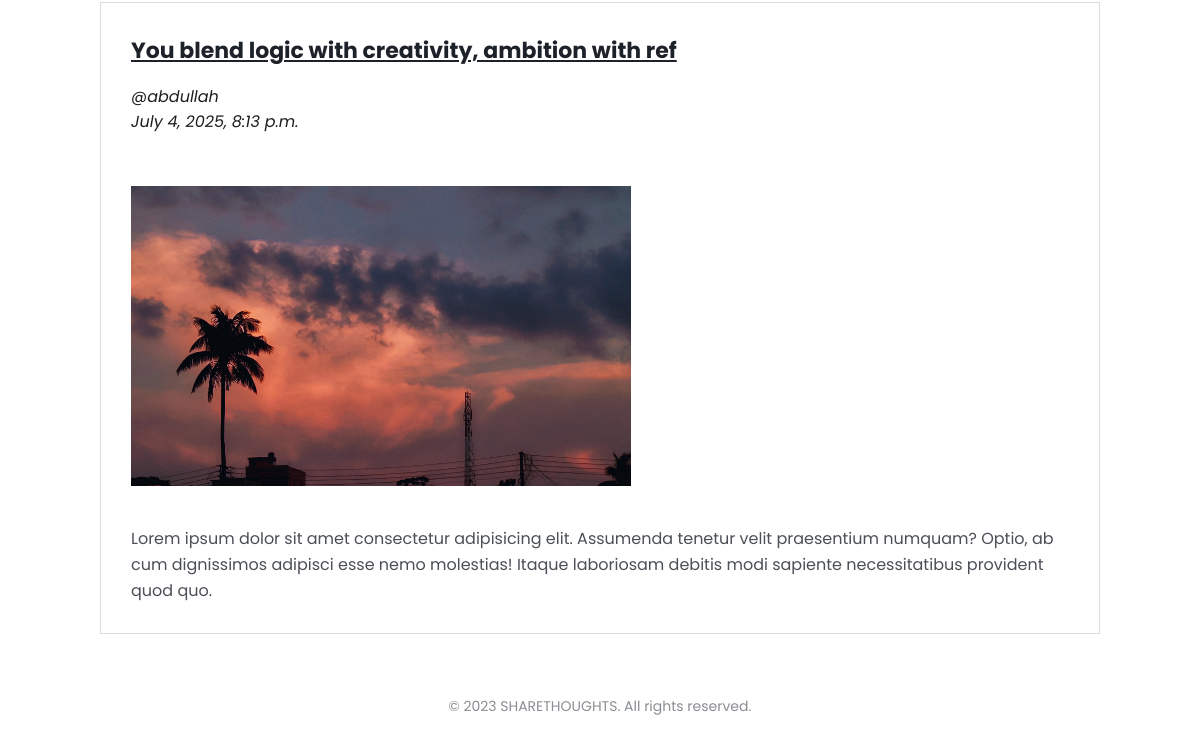
/ (lower part), run on an earlier commit of the app's database.
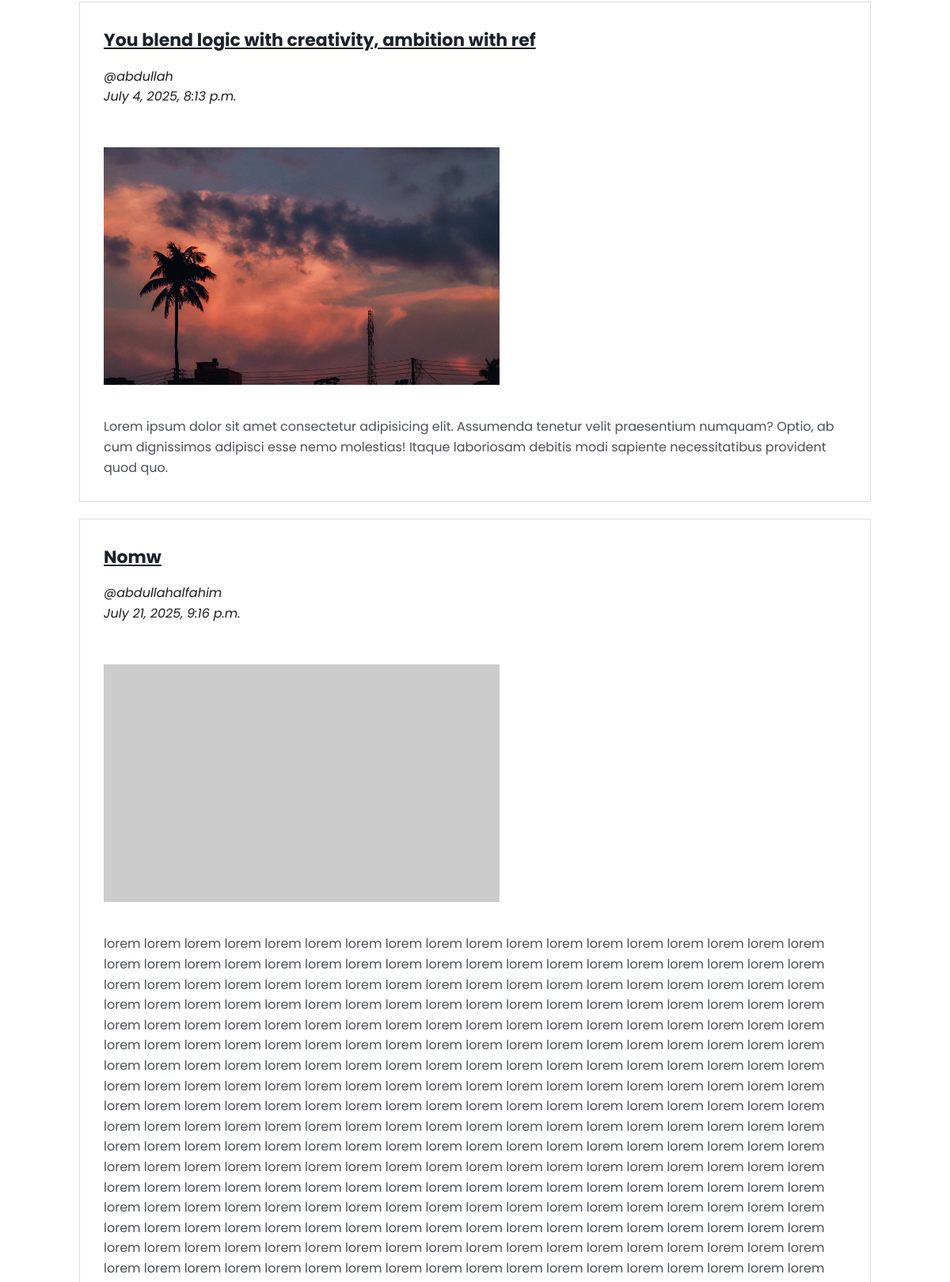
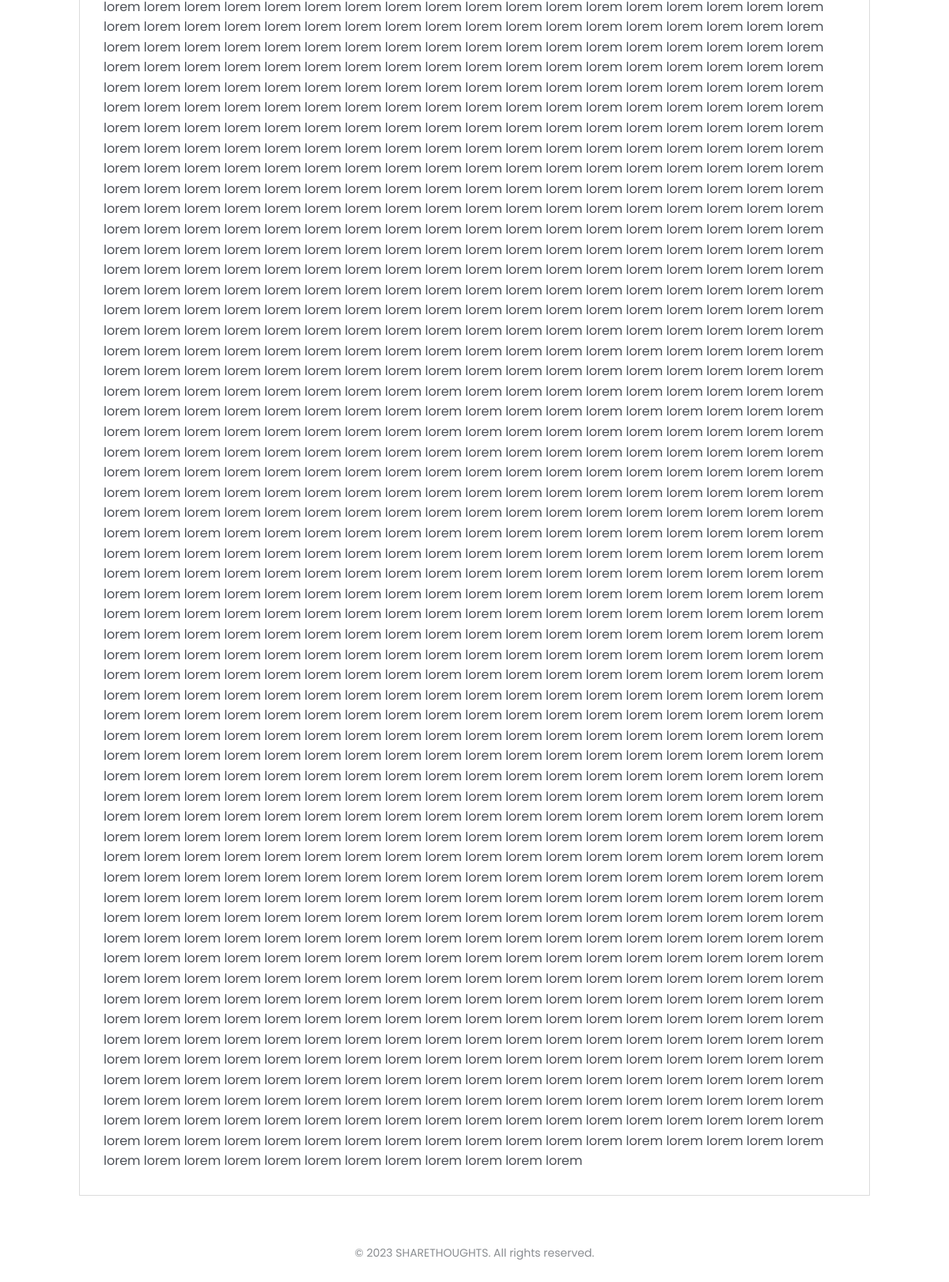
And on a later commit of the database (2 pictures, top to bottom).
### config/models.py (models this page shows, shortened)
class Blog(models.Model):
    owner = models.ForeignKey(User, on_delete=models.CASCADE, related_name='blog')
    heading = models.CharField(max_length=50)
    keywords = models.CharField(max_length=50)
    image = models.ImageField( blank=True, null=True)
    description = models.TextField()
    created_at = models.DateTimeField(auto_now_add=True)

### config/views.py (the view)
# urls.py: path('', HomeView.as_view(), name='home'),
class HomeView(ListView):
    model = Blog
    context_object_name = 'blogs'

### config/templates/config/blog_list.html (shortened to what this page needs)
{% load static %}
<!DOCTYPE html>
<html lang="en">
<head>
    <link rel="stylesheet" href="https://cdnjs.cloudflare.com/ajax/libs/font-awesome/6.4.0/css/all.min.css">
</head>
<body>
    <div class="container">
        <main>
            {%for i in blogs %}
            <div class="blog-card">
                <h2><u>{{i.heading}}</u></h2>
                <i>@{{i.owner.username}}</i> <br>
                <i>{{i.created_at}}</i> <br> <br> <br>
                {% if i.image %}
                    <img src="{{ i.image.url }}" alt="{{ i.heading }} image">
                {% else %}
                    <img src="https://placehold.co/600x400/cccccc/000000?text=No+Image" alt="No Image Available">
                {% endif %} <br>
                <p>{{i.description}}</p>
            </div>
            <div class="separator"></div>
            {%endfor%}
        </main>
        <div class="footer">
            <p>© 2023 SHARETHOUGHTS. All rights reserved.</p>
        </div>
    </div>
</body>
</html>

### config/templates/config/blog_list.html (style rules this page uses)
* { box-sizing: border-box; list-style: none; margin: 0; padding: 0; font-family: "Poppins", sans-serif; }
body { color: #1c1e21; padding: 20px; line-height: 1.6; }
.container { max-width: 1000px; margin: 0 auto; }
.blog-card { background-color: #ffffff; padding: 25px; margin-bottom: 2px; border: 1px solid rgb(220, 220, 220); padding: 30px; ; }
.blog-card img { width: 500px; height: 300px; object-fit: cover; display: block; }
.blog-card p { margin-top: 15px; font-size: 16px; color: #4b4f56; line-height: 1.6; text-wrap: normal; word-wrap: break-word; }
.blog-card h2 { font-size: 22px; font-weight: 700; margin-bottom: 15px; color: #1d2129; }
.separator { height: 1px; margin: 10px; border: none; }
.footer { text-align: center; margin-top: 30px; padding: 20px; color: #8a8d91; font-size: 14px; }

What changed in the data, as far as the page shows it:
added Blog: heading "Nomw", owner.username "abdullahalfahim", created_at "July 21, 2025, 9:16 p.m.", description "lorem lorem lorem lorem lorem lorem lorem lorem lorem lorem lorem lorem lorem lorem lorem lorem lorem lorem lorem lorem lorem lorem lorem lorem lorem lorem lorem lorem lorem lorem lorem lorem lorem lorem lorem lorem lorem lorem lorem lorem lorem lorem lorem lorem lorem lorem lorem lorem lorem lorem lorem lorem lorem lorem lorem lorem lorem lorem lorem lorem lorem lorem lorem lorem lorem lorem lorem lorem lorem lorem lorem lorem lorem lorem lorem lorem lorem lorem lorem lorem lorem lorem lorem lorem lorem lorem lorem lorem lorem lorem lorem lorem lorem lorem lorem lorem lorem lorem lorem lorem lorem lorem lorem lorem lorem lorem lorem lorem lorem lorem lorem lorem lorem lorem lorem lorem…"
